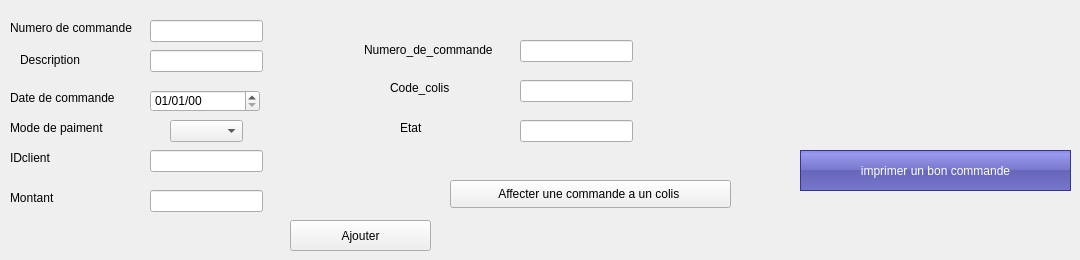
      <widget class="QWidget" name="Ajouter">
       <attribute name="title">
        <string>Ajouter</string>
       </attribute>
       <widget class="QLabel" name="label">
        <property name="geometry">
         <rect>
          <x>10</x>
          <y>20</y>
          <width>151</width>
          <height>16</height>
         </rect>
        </property>
        <property name="text">
         <string>Numero de commande</string>
        </property>
       </widget>
       <widget class="QLineEdit" name="le_num">
        <property name="geometry">
         <rect>
          <x>150</x>
          <y>20</y>
          <width>113</width>
          <height>22</height>
         </rect>
        </property>
       </widget>
       <widget class="QLineEdit" name="description">
        <property name="geometry">
         <rect>
          <x>150</x>
          <y>50</y>
          <width>113</width>
          <height>22</height>
         </rect>
        </property>
       </widget>
       <widget class="QLabel" name="label_6">
        <property name="geometry">
         <rect>
          <x>20</x>
          <y>50</y>
          <width>101</width>
          <height>20</height>
         </rect>
        </property>
        <property name="text">
         <string>Description</string>
        </property>
       </widget>
       <widget class="QLabel" name="label_3">
        <property name="geometry">
         <rect>
          <x>10</x>
          <y>90</y>
          <width>121</width>
          <height>16</height>
         </rect>
        </property>
        <property name="text">
         <string>Date de commande</string>
        </property>
       </widget>
       <widget class="QDateEdit" name="datedecommande">
        <property name="geometry">
         <rect>
          <x>150</x>
          <y>90</y>
          <width>110</width>
          <height>22</height>
         </rect>
        </property>
        <property name="displayFormat">
         <string>dd/MM/yy</string>
        </property>
       </widget>
       <widget class="QLabel" name="label_7">
        <property name="geometry">
         <rect>
          <x>10</x>
          <y>120</y>
          <width>111</width>
          <height>16</height>
         </rect>
        </property>
        <property name="text">
         <string>Mode de paiment</string>
        </property>
       </widget>
       <widget class="QComboBox" name="modepaiment">
        <property name="geometry">
         <rect>
          <x>170</x>
          <y>120</y>
          <width>73</width>
          <height>22</height>
         </rect>
        </property>
       </widget>
       <widget class="QLabel" name="label_8">
        <property name="geometry">
         <rect>
          <x>10</x>
          <y>190</y>
          <width>55</width>
          <height>16</height>
         </rect>
        </property>
        <property name="text">
         <string>Montant</string>
        </property>
       </widget>
       <widget class="QLabel" name="label_5">
        <property name="geometry">
         <rect>
          <x>10</x>
          <y>150</y>
          <width>55</width>
          <height>16</height>
         </rect>
        </property>
        <property name="text">
         <string>IDclient</string>
        </property>
       </widget>
       <widget class="QLineEdit" name="idclient">
        <property name="geometry">
         <rect>
          <x>150</x>
          <y>150</y>
          <width>113</width>
          <height>22</height>
         </rect>
        </property>
       </widget>
       <widget class="QLineEdit" name="montant">
        <property name="geometry">
         <rect>
          <x>150</x>
          <y>190</y>
          <width>113</width>
          <height>22</height>
         </rect>
        </property>
       </widget>
       <widget class="QPushButton" name="ajouter">
        <property name="geometry">
         <rect>
          <x>290</x>
          <y>220</y>
          <width>141</width>
          <height>31</height>
         </rect>
        </property>
        <property name="text">
         <string>Ajouter</string>
        </property>
       </widget>
       <widget class="QLabel" name="label_18">
        <property name="geometry">
         <rect>
          <x>364</x>
          <y>40</y>
          <width>141</width>
          <height>20</height>
         </rect>
        </property>
        <property name="text">
         <string>Numero_de_commande</string>
        </property>
       </widget>
       <widget class="QLineEdit" name="numcomcolis">
        <property name="geometry">
         <rect>
          <x>520</x>
          <y>40</y>
          <width>113</width>
          <height>22</height>
         </rect>
        </property>
       </widget>
       <widget class="QLineEdit" name="codecolis">
        <property name="geometry">
         <rect>
          <x>520</x>
          <y>80</y>
          <width>113</width>
          <height>22</height>
         </rect>
        </property>
       </widget>
       <widget class="QLabel" name="label_2">
        <property name="geometry">
         <rect>
          <x>390</x>
          <y>80</y>
          <width>81</width>
          <height>16</height>
         </rect>
        </property>
        <property name="text">
         <string>Code_colis</string>
        </property>
       </widget>
       <widget class="QLineEdit" name="Etat">
        <property name="geometry">
         <rect>
          <x>520</x>
          <y>120</y>
          <width>113</width>
          <height>22</height>
         </rect>
        </property>
       </widget>
       <widget class="QPushButton" name="pushButton">
        <property name="geometry">
         <rect>
          <x>450</x>
          <y>180</y>
          <width>281</width>
          <height>28</height>
         </rect>
        </property>
        <property name="text">
         <string>Affecter une commande a un colis </string>
        </property>
       </widget>
       <widget class="QLabel" name="label_13">
        <property name="geometry">
         <rect>
          <x>400</x>
          <y>120</y>
          <width>55</width>
          <height>16</height>
         </rect>
        </property>
        <property name="text">
         <string>Etat</string>
        </property>
       </widget>
       <widget class="QPushButton" name="imprimer">
        <property name="geometry">
         <rect>
          <x>800</x>
          <y>150</y>
          <width>271</width>
          <height>41</height>
         </rect>
        </property>
        <property name="styleSheet">
         <string notr="true">QPushButton
{
 color: white;
background-color: QLinearGradient( x1: 0, y1: 0, x2: 0, y2: 1, stop: 0 #88d, stop: 0.1 #99e, stop: 0.49 #77c, stop: 0.5 #66b, stop: 1 #77c);
border-width: 1px;
border-color: #339;
border-style: solid;

}
QPushButton:pressed
{
    background-color: QLinearGradient( x1: 0, y1: 0, x2: 0, y2: 1, stop: 0 #2d2d2d, stop: 0.1 #2b2b2b, stop: 0.5 #292929, stop: 0.9 #282828, stop: 1 #252525);
}</string>
        </property>
        <property name="text">
         <string>imprimer un bon commande</string>
        </property>
       </widget>
      </widget>
